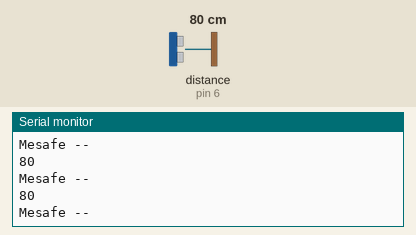
A sketch run on a simulated Arduino Uno, built with avr-gcc and run on an emulated ATmega328P. On the bench: the last lines printed to the serial monitor. Wiring (inferred from the names in the program): ultrasonic range finder: trigger pin 7; echo pin 6. The inputs (shaded band) are chosen by the test bench; at power-on: distance to the obstacle (sensor on pin 6) 80 cm. The echo pulse lasts 58.3 µs per cm.

Above: at 1.2 s.
1.3 s: distance to the obstacle (sensor on pin 6) set to 2 cm
At 1.8 s:
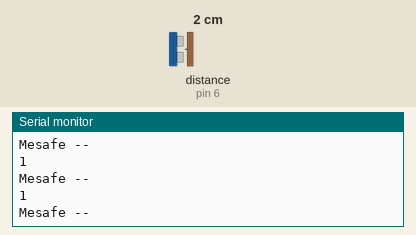
2.8 s: distance to the obstacle (sensor on pin 6) set to 18 cm
At 3.4 s:
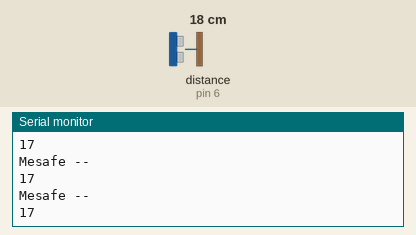
Timing chart, 0 to 5.8 s (numbered marks = the images above; inputs shaded):
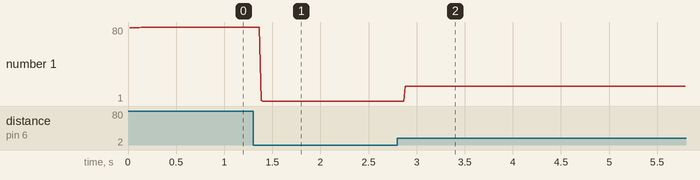

Measured:
- after the input at 1.3 s, the serial monitor: prints a new line after 0.08 s (image 1)
- after the input at 2.8 s, the serial monitor: prints a new line after 0.08 s (image 2)
- plotted number 1: 80 → 1 after the input at 1.3 s, 1 → 17 after the input at 2.8 s

The sketch:

HC_-_SR04_-_Reveal_Codes.ino
```cpp
#define echoPin 6
#define trigPin 7

int sure,mesafe;


void setup(){
  pinMode(echoPin,INPUT);
  pinMode(trigPin,OUTPUT);

  Serial.begin(9600);
}

void loop(){
  digitalWrite(trigPin,HIGH);
  delayMicroseconds(1000);
  digitalWrite(trigPin,LOW);
  sure = pulseIn(echoPin,HIGH);
  mesafe = (sure / 2) / 29.1;

  Serial.println("Mesafe -- ");
  Serial.println(mesafe);


}
```
